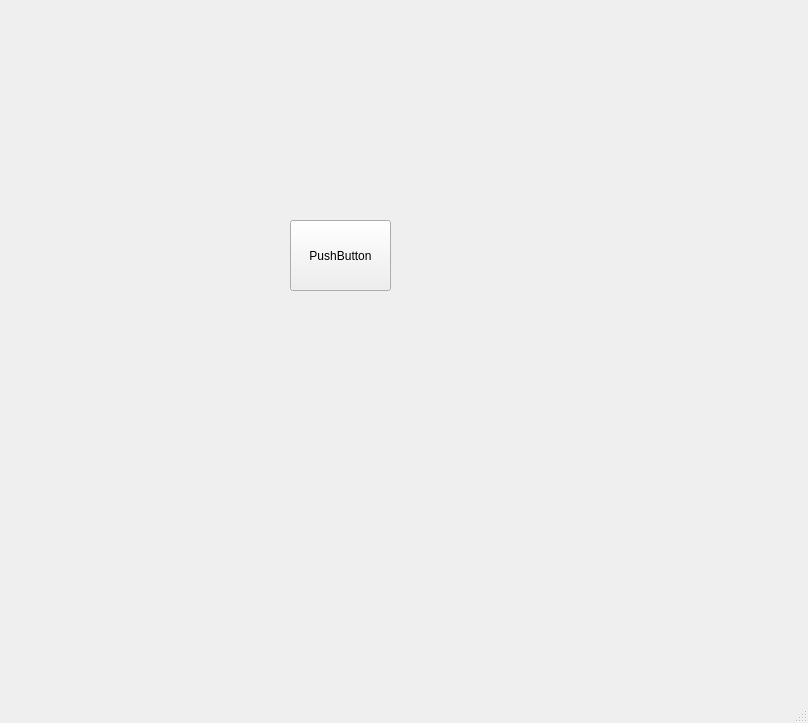
<?xml version="1.0" encoding="UTF-8"?>
<ui version="4.0">
 <class>MainWindow</class>
 <widget class="QMainWindow" name="MainWindow">
  <property name="geometry">
   <rect>
    <x>0</x>
    <y>0</y>
    <width>808</width>
    <height>723</height>
   </rect>
  </property>
  <property name="windowTitle">
   <string>MainWindow</string>
  </property>
  <widget class="QWidget" name="centralwidget">
   <widget class="QPushButton" name="btn">
    <property name="geometry">
     <rect>
      <x>290</x>
      <y>220</y>
      <width>101</width>
      <height>71</height>
     </rect>
    </property>
    <property name="text">
     <string>PushButton</string>
    </property>
   </widget>
  </widget>
  <widget class="QMenuBar" name="menubar">
   <property name="geometry">
    <rect>
     <x>0</x>
     <y>0</y>
     <width>808</width>
     <height>21</height>
    </rect>
   </property>
  </widget>
  <widget class="QStatusBar" name="statusbar"/>
 </widget>
 <resources/>
 <connections/>
</ui>
